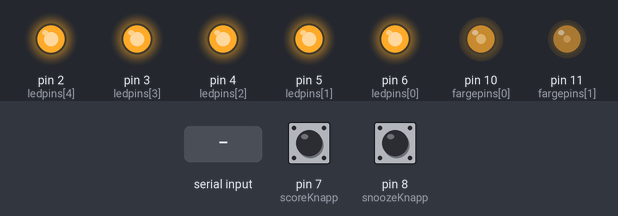
This sketch was run on a simulated Arduino Uno, built with avr-gcc and run on an emulated ATmega328P. On the bench: output pins drawn as LEDs (lit = HIGH). Dashed ring = blinking. Inputs (shaded band) come from the test bench; at power-on: pin 8 (snoozeKnapp) HIGH, pin 7 (scoreKnapp) HIGH. What the sketch prints to the serial monitor is not drawn.

Above: at 1.2 s.
1.3 s: pin 8 (snoozeKnapp) pulled LOW for 0.15 s
At 2.6 s:
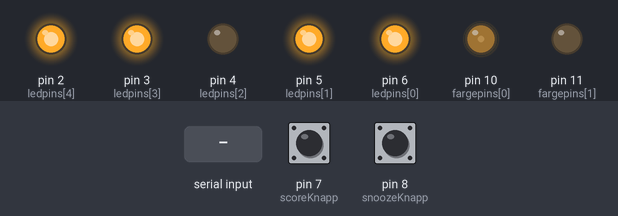
3.3 s: pin 7 (scoreKnapp) pulled LOW for 0.15 s
At 4.1 s:
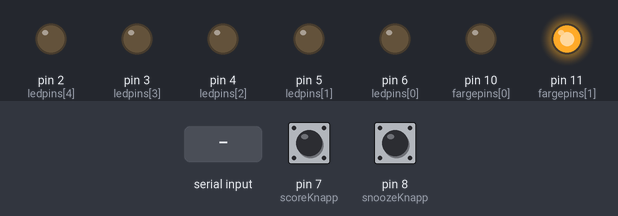
6.3 s: pin 8 (snoozeKnapp) pulled LOW for 1 s
At 6.9 s:
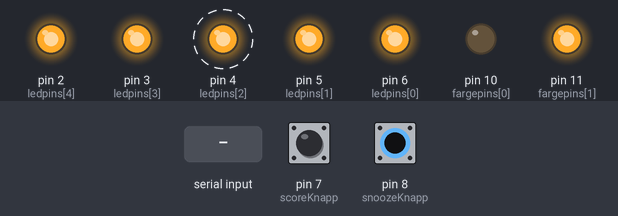
9.3 s: byte 6 (6) received over Serial
At 9.6 s:
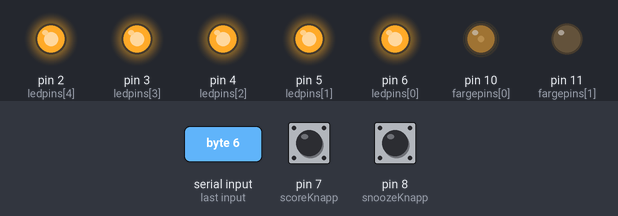
10.8 s: pin 7 (scoreKnapp) pulled LOW for 1 s
At 10.95 s:
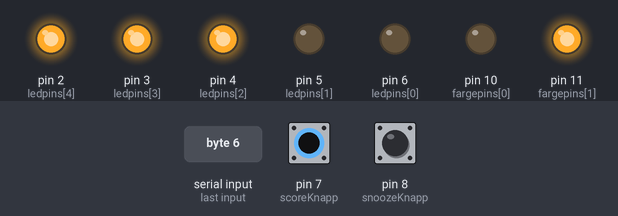
Timing chart, 0 to 17.2 s (numbered marks = the images above; inputs shaded):
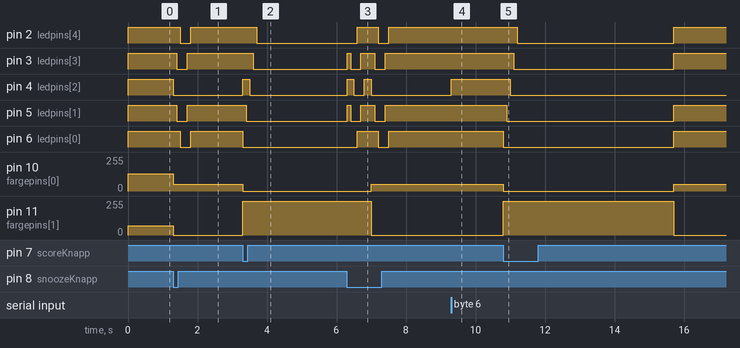

The sketch:

dock.ino
```cpp
// Oversikt over alle pins som brukes.
int ledpins[] = {6, 5, 4, 3, 2};
int fargepins[] = {10, 11};
int tiltSensor = 12;
int scoreKnapp = 7;
int snoozeKnapp = 8;

// Variabler for telling av data fra stolryggen
int holdningTotal = 1;
int holdningGode = 1;

// Variabler for visning av poengsum.
bool viserScore = false;
unsigned long visScoreStart = millis();
unsigned visScoreLengde_ms = 4000;
int antallLedsTotal = 0;
int antallLedsPaa = 0;

// Variabler for visning av pausevarsel
bool pauseLysPaa = false;
bool pauseBlink = false;
int pauseBlinkCounter = 0;
int pauseFerdig = false;

// Variabler for stillemodus
bool stillemodus = false;
unsigned long stillemodusStart = millis();
int stillemodusLengdeMin = 1; // 30 min

void setup() {

	Serial.begin(9600);

	// Setter alle pins som går til LEDs til output, og til HIGH, fordi
	// LOW skrur lysene på i denne kretsen
	for (int pin : ledpins) {
		pinMode(pin,  OUTPUT);
		digitalWrite(pin, HIGH);
	}

	// To analoge pins styrer fargen hos alle 5 leds. Settes til output.
	pinMode(fargepins[0], OUTPUT);
	pinMode(fargepins[1], OUTPUT);

	// Setter knapper til input med pullup-resistor. Pullup-resitor ble
	// brukt så kretsen kunne være enklere med færre resistorer.
	pinMode(scoreKnapp, INPUT_PULLUP);
	pinMode(snoozeKnapp, INPUT_PULLUP);

	settFarge (130, 70);

}

// Hovedloop hvor mange ting sjekkes 10 ganger i sekundet.
// Data fra stolryggen leses av, knappetrykk håndteres og varslinger vises.
void loop() {


	// Sjekker om data fra stolryggen er mottatt og leser det inn i variabelen byte.
	if (Serial.available() > 0) {

		int byte = Serial.read();

		// Hvis byten er 1 eller 2 handler dataen om holdning, enten god eller dårlig.
		// Docken lagrer dataen i variabler til beregning av poengsum.
		if (byte == 1 || byte == 2) {

			holdningTotal++;
			if(byte == 2) {
				holdningGode++;
			}

		// Tall over 2 handler om pauser
		} else {

			switch (byte) {

				// Brukeren må reise seg og ta pause, lys skal blinke
				case 3:
					pauseLysPaa = true;
					pauseBlink = true;
					pauseBlinkCounter = 0;
					pauseFerdig = false;
					break;

				// Brukeren har reist seg og lysene skal slutte å blinke men fortsatt lyse
				case 4:
					pauseLysPaa = true;
					pauseBlink = false;
					pauseFerdig = false;
					break;

				// Pausen er ferdig, lysene skal bli grønne
				case 5:
					pauseFerdig = true;
					break;

				// Pause avsluttet, slutt å lys
				case 6:
					pauseLysPaa = false;
					if (!viserScore) skruAvLeds();
					break;

			}

		}

	}

	// Oppgaver som skal utføres om poengsumen skal vises i denne syklusen.
	if (viserScore) {

		// Sjekker om alle leds som skal på er på. Hvis ikke skrur den på
		// neste led. Dette er hvordan den gradvise/animerte visningen oppnås.
		if (antallLedsPaa < antallLedsTotal) {
			skruPaaScoreLed(antallLedsPaa);
		}

		// Sjekker om det har gått fire sekund siden knappen ble trykt på, og skjuler så poengsummen.
		if (millis() > visScoreStart + (visScoreLengde_ms)) {

			skruAvLeds();
			settFarge(130, 70);
			viserScore = false;

			// Hvis stillemodus er på skal det røde lyset skrus på igjen.
			if (stillemodus) {
				settFarge(50, 0);
				digitalWrite(ledpins[2], LOW);
			}

		}

	// Hvis docken ikke skal vise poengsum, sjekk om den skal vise lys for pause og stillemodus ikke er på
	} else if (pauseLysPaa && !stillemodus) {

		// Hvis brukeren må reise seg skal lysene blinke
		if (pauseBlink) {

			settFarge(130, 70);

			// En teller brukes for å holde styr på blinkingen
			if (pauseBlinkCounter == 0) {
				digitalWrite(ledpins[0], LOW);
				digitalWrite(ledpins[4], LOW);;
            } else if (pauseBlinkCounter == 10) {
				skruAvLeds();
            }

			// Tilbakestiller telleren om den er 19, altså om det har gått 20 sykler eller 2 sekunder
            pauseBlinkCounter += pauseBlinkCounter == 19 ? -19 : 1;

		// Hvis brukeren har reist seg skal ikke pauselysene blinke, bare lyse
		} else {

			// De lyser grønt om pausen er ferdig, og ellers gult
			if (pauseFerdig) {
				settFarge(0, 255);
			} else {
				settFarge(130, 70);
			}

			skruPaaScoreLed(0);
			skruPaaScoreLed(4);

		}

	}

  	// Registrer knappetrykk for å vise poengsum. Om poengsum allerede
	// vises forlenges heller visningstiden.
    if (!digitalRead(scoreKnapp)) {

		if (!viserScore) {

			visScore();
			viserScore = true;

		}

		visScoreStart = millis();

    }

	// Stillemodus-knapp
	if (!digitalRead(snoozeKnapp)) {

		//
		stillemodus = !stillemodus;

		// Lysanimasjon for stillemodus skal vises så LEDs skrus av
		skruAvLeds();
		if (stillemodus) {

			stillemodusStart = millis();
			pauseLysPaa = false;

			// Lysanimasjon for å vise at stillemodus skrus på. i er først 0 så 1,
			// som er det samme som LOW og så HIGH, og LOW skrur lysene på i denne kretsen, mens
			// HIGH skrur de av. ledpin 2 skrives det kun 0 til fordi den skal forbli på.
			settFarge(50, 0);
			for (int i = 0; i < 2; i++) {
				digitalWrite(ledpins[2], 0);
				delay(100);
				digitalWrite(ledpins[1], i);
				digitalWrite(ledpins[3], i);
				delay(100);
				digitalWrite(ledpins[0], i);
				digitalWrite(ledpins[4], i);
				delay(100);
			}

		} else {

			// Lysanimasjon for å vise at stillemodus skrus av
			settFarge(0, 255);
			for (int i = 0; i < 2; i++) {
				digitalWrite(ledpins[0], i);
				digitalWrite(ledpins[4], i);

				delay(100);
				digitalWrite(ledpins[1], i);
				digitalWrite(ledpins[3], i);
				delay(100);
				digitalWrite(ledpins[2], i);
				delay(100);
			}

		}

		// Beskjed om stillemodus sendes til stolryggen.
		Serial.write(stillemodus);

	} else {

		// Hvis tiden for stillemodus har løpt ut skrus stillemodus av
		if (stillemodus && ((millis() - stillemodusStart) > (stillemodusLengdeMin*60*1000))) {
			stillemodus = false;
			Serial.write(stillemodus);
		}

	}

	// Venter 1/10 sekund før kjøring av neste syklus
    delay(100);

}

// Funksjon for å beregne poengsum og å starte gradvis/animert visning
// av den.
void visScore() {

	skruAvLeds();

	float score = (float) holdningGode / (float) holdningTotal * 4.7;

	antallLedsTotal = score + 1;
	antallLedsPaa = 0;

	int farger[5][2] = {{255, 0}, {255, 50}, {170, 220}, {50, 255}, {0, 255}};
	settFarge(farger[antallLedsTotal-1][0], farger[antallLedsTotal-1][1]);

	skruPaaScoreLed(antallLedsPaa);

}

// Funksjon for å skru på én LED om gangen. Brukes for å animere
// visningen av poengsum
void skruPaaScoreLed(int lednr) {

	digitalWrite(ledpins[lednr], LOW);
	antallLedsPaa++;

}

// Funksjon for å skru av alle LEDs når poengsummen ikke skal vises.
void skruAvLeds() {

	for (int pin : ledpins) {
		digitalWrite(pin, HIGH);
	}

	antallLedsTotal = 0;
	antallLedsPaa = 0;

}

// Funksjon for å sette fargen til alle fem LEDs.
void settFarge(int r, int g) {
    analogWrite(fargepins[0], r);
    analogWrite(fargepins[1], g);
}
```

Measured:
- after the input at 1.3 s, pin 2 (ledpins[4]), pin 6 (ledpins[0]): HIGH → LOW after 0.20 s, → HIGH 0.30 s later; pin 3 (ledpins[3]), pin 5 (ledpins[1]): HIGH → LOW after 0.10 s, → HIGH 0.30 s later; pin 4 (ledpins[2]): HIGH → LOW at once; pin 10 (fargepins[0]): 130/255 → 50/255 at once; pin 11 (fargepins[1]): 70/255 → 0/255 at once
- after the input at 3.3 s, pin 2 (ledpins[4]): HIGH → LOW after 0.40 s; pin 3 (ledpins[3]): HIGH → LOW after 0.30 s; pin 4 (ledpins[2]): LOW → HIGH at once, → LOW 0.20 s later; pin 5 (ledpins[1]): HIGH → LOW after 0.10 s; pin 6 (ledpins[0]): HIGH → LOW at once
- after the input at 6.3 s, pin 2 (ledpins[4]): LOW → HIGH after 0.30 s instead of 1.1 s; pin 4 (ledpins[2]): alternates HIGH for 0.20 s and LOW for 0.30 s, 4 changes in all, then stays LOW, starting at once
- after the input at 9.3 s, pin 4 (ledpins[2]): LOW → HIGH at once
- after the input at 10.8 s, pin 2 (ledpins[4]): HIGH → LOW after 0.40 s, → HIGH 4.5 s later; pin 3 (ledpins[3]): HIGH → LOW after 0.30 s, → HIGH 4.6 s later; pin 4 (ledpins[2]): HIGH → LOW after 0.20 s; pin 5 (ledpins[1]): HIGH → LOW after 0.10 s, → HIGH 4.8 s later; pin 6 (ledpins[0]): HIGH → LOW at once, → HIGH 4.9 s later
